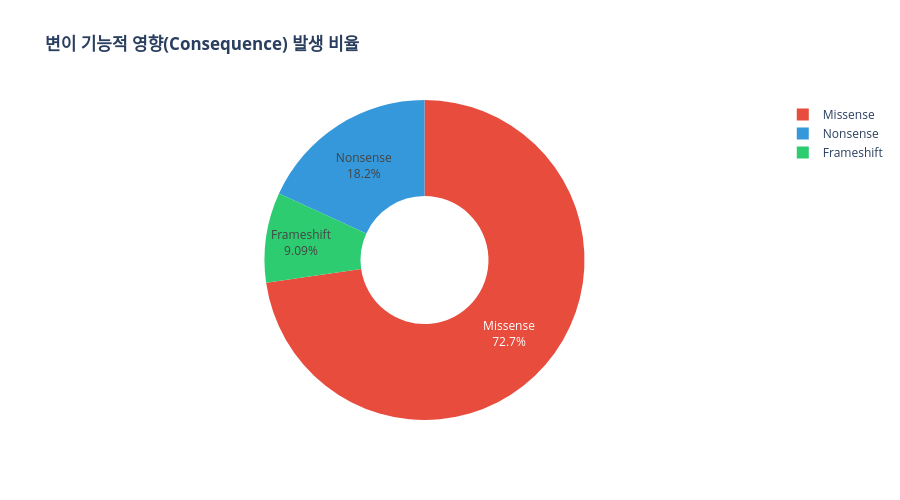

Here is the notebook cell this chart was saved with:
### Code cell
# 변이 결과(consequence) 비율 집계
consequence_counts = (
    mutation_consequence['consequence']
    .value_counts()
    .reset_index()
)

consequence_counts.columns = ['consequence', 'count']

# 도넛 차트 생성
fig_pie = go.Figure(data=[go.Pie(
    labels=consequence_counts['consequence'],
    values=consequence_counts['count'],
    hole=0.4,
    textinfo='label+percent',
    marker=dict(colors=['#e74c3c', '#3498db', '#2ecc71', '#f1c40f'])
)])

fig_pie.update_layout(
    title_text='<b>변이 기능적 영향(Consequence) 발생 비율</b>',
    template="plotly_white",
    height=500
)

fig_pie.show()

### Figure 1 — Plotly figure (JSON) as saved in the notebook; plotly's stock layout.template omitted (floating-point values rounded to 4 significant figures)
{"data": [{"hole": 0.4, "labels": ["Missense", "Nonsense", "Frameshift"], "marker": {"colors": ["#e74c3c", "#3498db", "#2ecc71", "#f1c40f"]}, "textinfo": "label+percent", "type": "pie", "values": [16, 4, 2]}], "layout": {"height": 500, "title": {"text": "<b>변이 기능적 영향(Consequence) 발생 비율</b>"}}}
